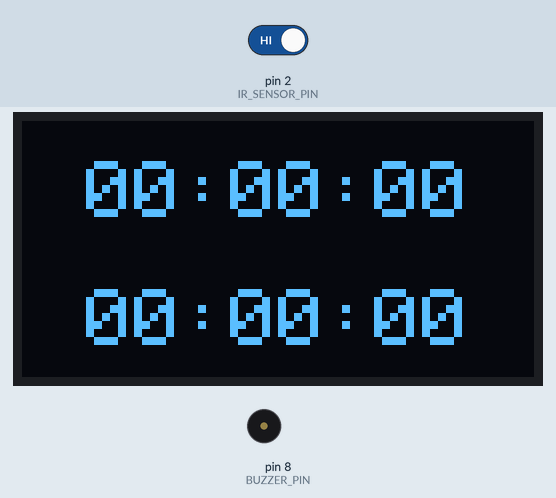
Recording of a sketch running on a simulated Arduino Uno, built for the host (arithmetic inside an expression is 32-bit, double 64-bit). Shown: 128×64 one-colour display, buzzer (waves = sounding). The inputs (shaded band) are chosen by the test bench; at power-on: pin 2 (IR_SENSOR_PIN) HIGH.

Above: at 1.2 s.
1.3 s: pin 2 (IR_SENSOR_PIN) driven LOW
At 1.77 s:
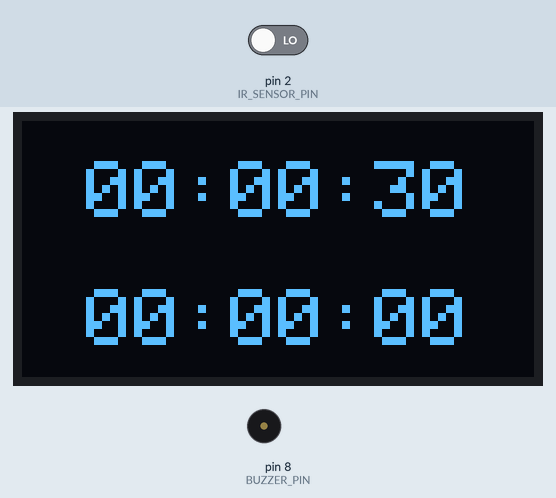
At 2.39 s:
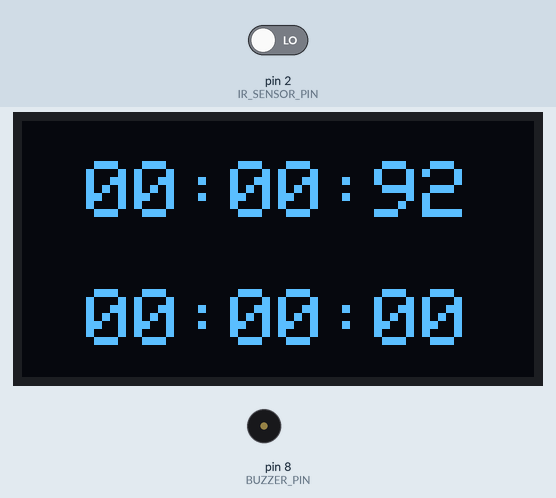
Timing chart, 0 to 4.3 s (numbered marks = the images above; inputs shaded):
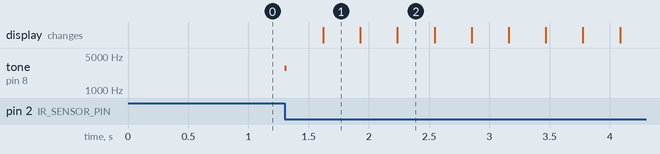

The sketch:

line_trace_lap_timer.ino
```cpp
/*
  This code initializes an OLED display (SSD1306) using the Adafruit SSD1306 library,
  and displays various text, numbers, and scroll animations on the screen.

  Board: Arduino Uno R4 (or R3)
  Component:  OLED (SSD1306)
  Library: https://github.com/adafruit/Adafruit_SSD1306 (Adafruit SSD1306 by Adafruit)
           https://github.com/adafruit/Adafruit-GFX-Library (Adafruit GFX Library by Adafruit)
*/
// Libraries in use: "Adafruit SSD1306", "Adafruit BusIO", "Adafruit GFX"
#include <SPI.h>
#include <Wire.h>
#include <Adafruit_GFX.h>
#include <Adafruit_SSD1306.h>

#define SCREEN_WIDTH 128  // OLED display width, in pixels
#define SCREEN_HEIGHT 64  // OLED display height, in pixels

// Declaration for SSD1306 display connected using I2C
#define OLED_RESET      (-1)  // Reset pin # (or -1 if sharing Arduino reset pin)
#define SCREEN_ADDRESS  0x3C
Adafruit_SSD1306 display(SCREEN_WIDTH, SCREEN_HEIGHT, &Wire, OLED_RESET);

/*--------------------------------------------------
 * Definition for lap timer
 *--------------------------------------------------*/
#define DEBUG_PRINT     0     // Serial output for debug when 1
#define USE_INTERRUPT   1     // Use interrupt by FC-51 IR sensor module
#define IR_SENSOR_PIN   2     // Pin numbers for FC-51 IR sensor module
#define BLINK_COUNT     3     // Number of blinking
#define BLINK_INTERVAL  250   // Blinking interval [msec]
#define LAP_HYSTERESIS  4000  // Interval until start [msec]
#define TIMER_CURSOR_X  16    // Coordinate X on OLED
#define TIMER_CURSOR_Y  10    // Coordinate X on OLED

/*--------------------------------------------------
 * Definition for notification sound
 *--------------------------------------------------*/
#define BUZZER_PIN      8     // Pin numbers for Sounder
#define BUZZER_DURATION 16    // Note durations [msec]
#define BUZZER_FREQUENCY 2794 // NOTE_F7 [Hz]

/*--------------------------------------------------
 * Global variables to handle in interrup handler
 *--------------------------------------------------*/
// for lap timer
volatile static bool start;
volatile static char strLap[] = "00:00:00";
volatile static u_int32_t timerT0, timerT1;

// for lap blinking
volatile static int blinkCount;
volatile static uint32_t blinkT0;

/*--------------------------------------------------
 * Setup OLED
 *--------------------------------------------------*/
void setupDisplay() {
  // initialize the OLED object
  if (!display.begin(SSD1306_SWITCHCAPVCC, SCREEN_ADDRESS)) {
    Serial.begin(9600);
    while (true) {
      Serial.println(F("SSD1306 allocation failed"));
      delay(1000);
    }
  }

  // Clear the buffer.
  display.clearDisplay();

  // Display Text
  display.setTextSize(2);       // Set text size
  display.setTextColor(WHITE);  // Set text color
}

/*--------------------------------------------------
 * Setup IR sensor
 *--------------------------------------------------*/
void setupSensor() {
  pinMode(IR_SENSOR_PIN, INPUT);

#if USE_INTERRUPT
  // Interrupt handler when the state of IR sensor changes
  // Note: The behavior of FALLING seems to be the same as CHANGE
  void checkStateIR(void);
  attachInterrupt(digitalPinToInterrupt(IR_SENSOR_PIN), checkStateIR, CHANGE);
#endif
}

/*--------------------------------------------------
 * Initialize timer
 *--------------------------------------------------*/
void resetTimer(void) {
  // for lap timer
  start = false;
  timerT0 = timerT1 = 0;
  strcpy((char*)strLap, "00:00:00");

  // for lap blinking
  blinkT0 = 0;
  blinkCount = 0;
}

/*--------------------------------------------------
 * Convert time to string (00:00:00 - 59:59:99)
 *--------------------------------------------------*/
char* time2str(uint32_t msec, char *str) {
  uint32_t m, s, x;

  // 1/1000[sec] --> 1/100[sec]
  x = (msec /=  10UL) % 100UL;
  s = (msec /= 100UL) %  60UL;
  m = (msec /=  60UL) %  60UL;
  sprintf(str, "%02d:%02d:%02d", m, s, x);

  return str;
}

/*--------------------------------------------------
 * State transition for start and lap
 *--------------------------------------------------*/
void checkStateIR(void) {
  bool status = digitalRead(IR_SENSOR_PIN);

#if DEBUG_PRINT
  Serial.println(status);
#endif

  if (!status) {
    if (start) {
      uint32_t delta = timerT1 - timerT0;
      if (delta >= LAP_HYSTERESIS) {
        time2str(delta, (char*)strLap);
        timerT0 = timerT1;

        blinkT0 = timerT0;
        blinkCount = 1;

        tone(BUZZER_PIN, BUZZER_FREQUENCY, BUZZER_DURATION);
      }
    }

    // This is just for starting.
    else {
      start = true;
      timerT0 = timerT1;

      tone(BUZZER_PIN, BUZZER_FREQUENCY, BUZZER_DURATION);
    }
  }
}

/*--------------------------------------------------
 * Setup the OLED, IR sensor and initialize timer
 *--------------------------------------------------*/
void setup() {
  // OLED
  setupDisplay();

  // FC-51 infrared avoidance sensor
  setupSensor();

  // Initialize global variables
  resetTimer();

#if DEBUG_PRINT
  Serial.begin(9600);
#endif
}

/*--------------------------------------------------
 * Main loop
 *--------------------------------------------------*/
void loop() {
  // for timer
  char strNow[10];
  uint32_t delta;

  timerT1 = millis();

  // This is just for starting.
  if (!start) {
    timerT0 = timerT1;
  }

  delta = timerT1 - timerT0;

#if ! USE_INTERRUPT
  checkStateIR();
#endif

  display.clearDisplay();
  display.setCursor(TIMER_CURSOR_X, TIMER_CURSOR_Y);
  display.println(time2str(delta, strNow));

  // This is safe without conflict with interrupt because of hysteresis.
  if (blinkCount) {
    if ((timerT1 - blinkT0) >= BLINK_INTERVAL) {
      blinkT0 = timerT1;
      if (blinkCount++ > (BLINK_COUNT * 2 - 1)) {
        blinkCount = 0;
      }
    }
  }

  if (blinkCount % 2 == 0) {
    display.setCursor(TIMER_CURSOR_X, TIMER_CURSOR_Y + 32);
    display.println((char*)strLap);
  }

  display.display();

#if DEBUG_PRINT
  Serial.print(strNow);
  Serial.print("\t");
  Serial.print((char*)strLap);
  Serial.println();
#endif
}
```

Measured:
- after the input at 1.3 s, tone on pin 8 (BUZZER_PIN): silent → 2794 Hz at once, → silent 0.02 s later; the display: changes after 0.32 s (image 1)
